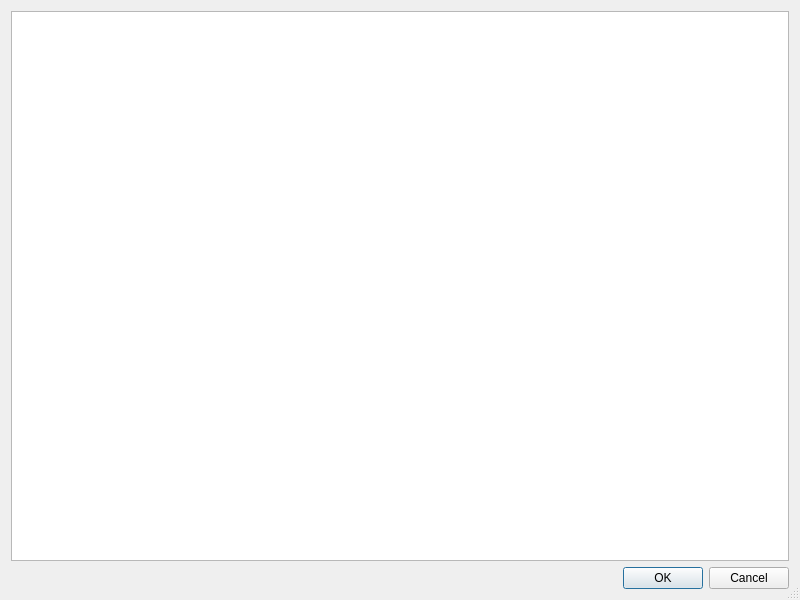
<?xml version="1.0" encoding="UTF-8"?>
<ui version="4.0">
 <class>InitDialog</class>
 <widget class="QDialog" name="InitDialog">
  <property name="geometry">
   <rect>
    <x>0</x>
    <y>0</y>
    <width>800</width>
    <height>600</height>
   </rect>
  </property>
  <property name="windowTitle">
   <string>MySudoku : Initialization</string>
  </property>
  <property name="sizeGripEnabled">
   <bool>true</bool>
  </property>
  <property name="modal">
   <bool>true</bool>
  </property>
  <property name="documentMode" stdset="0">
   <bool>false</bool>
  </property>
  <layout class="QVBoxLayout" name="verticalLayout">
   <item>
    <widget class="SudokuView" name="tableView"/>
   </item>
   <item>
    <widget class="QDialogButtonBox" name="buttonBox">
     <property name="standardButtons">
      <set>QDialogButtonBox::Cancel|QDialogButtonBox::Ok</set>
     </property>
    </widget>
   </item>
  </layout>
 </widget>
 <customwidgets>
  <customwidget>
   <class>SudokuView</class>
   <extends>QTableView</extends>
   <header>sudokuview.h</header>
  </customwidget>
 </customwidgets>
 <resources/>
 <connections>
  <connection>
   <sender>buttonBox</sender>
   <signal>accepted()</signal>
   <receiver>InitDialog</receiver>
   <slot>accept()</slot>
   <hints>
    <hint type="sourcelabel">
     <x>399</x>
     <y>579</y>
    </hint>
    <hint type="destinationlabel">
     <x>399</x>
     <y>299</y>
    </hint>
   </hints>
  </connection>
  <connection>
   <sender>buttonBox</sender>
   <signal>rejected()</signal>
   <receiver>InitDialog</receiver>
   <slot>reject()</slot>
   <hints>
    <hint type="sourcelabel">
     <x>399</x>
     <y>579</y>
    </hint>
    <hint type="destinationlabel">
     <x>399</x>
     <y>299</y>
    </hint>
   </hints>
  </connection>
 </connections>
</ui>
